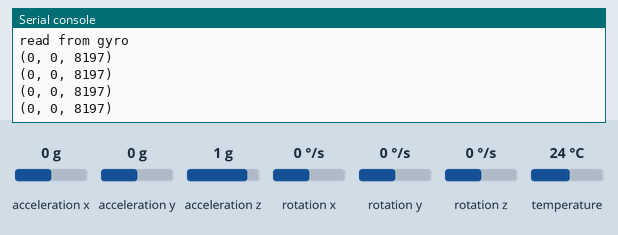
Bench run of a program on a simulated MicroPython board. Shown: the last lines printed to the serial console. Inputs (shaded band) come from the test bench; at power-on: acceleration x 0 g, acceleration y 0 g, acceleration z 1 g, rotation x 0 °/s, rotation y 0 °/s, rotation z 0 °/s, temperature 24 °C.

Above: at 1.6 s.
1.7 s: acceleration x set to -1.4 g
At 2.13 s:
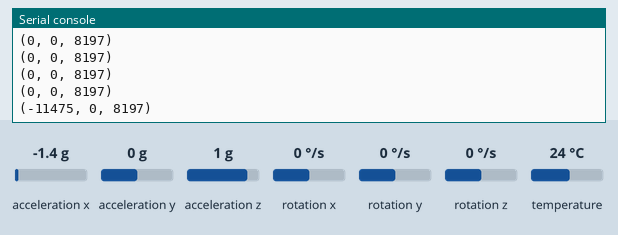
3.2 s: acceleration y set to -1.4 g
At 3.33 s:
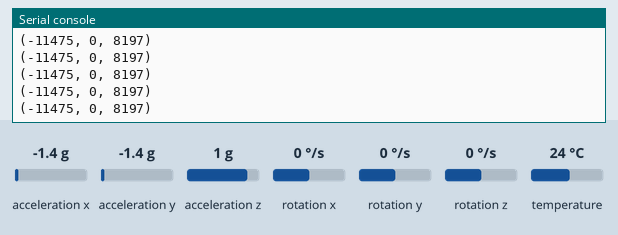
4.7 s: acceleration z set to -1.4 g
At 4.84 s:
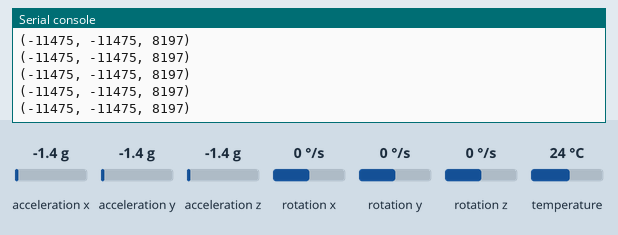

The program:

i2c_test_1.py
```python
#https://www.pololu.com/file/0J1087/LSM6DS33.pdf
#https://github.com/jposada202020/MicroPython_LSM6DSOX/blob/master/micropython_lsm6dsox/lsm6dsox.py

from machine import Pin, I2C
import struct, time

LSM = 0x6A

i2c = I2C(0, scl=Pin(5), sda=Pin(4), freq=100000)
print([hex(i) for i in i2c.scan()])

ID = i2c.readfrom_mem(LSM, 0x0F, 1)
time.sleep(0.2)
ID = struct.unpack('<b',ID)[0]

rate = {'done': 0b0000,'12.5':0b0001,'26':0b0010,'52':0b0011,'104':0b0100,'208':0b0101,'416':0b0110,'833':0b0111,'1.66k':0b1000,'3.33k':0b1001,'6.66k':0b1010,'1.6':0b1011}
anti_alias = {'400':0b00,'200':0b01,'100': 0b10, '50':0b11}
XL_range = {'2g':0b00,'4g':0b10,'8g':0b11, '16g':0b01}
G_range = {'250':0b00, '500':0b01,'1000':0b10,'2000':0b11}
G_125_fullscale = 0

XLfactor = (0.061, 0.488, 0.122, 0.244)
Gfactor = (8.75, 17.50, 35.0, 70.0)

# 58 = =high performance, +/- 4g
XL = (rate['208']<<4) + (XL_range['4g']<<2) + anti_alias['400']
i2c.writeto_mem(LSM, 0x10, struct.pack('>b',XL)) # enable accel

# 58 = high performance - 1000 dps
G = (rate['1.66k']<<4) + (G_range['1000']<<2) + (G_125_fullscale <<1) + 0
i2c.writeto_mem(LSM, 0x11, struct.pack('>b',G)) # enable gyro

time.sleep(0.2)

print("read from gyro")

temp = i2c.readfrom_mem(LSM, 0x20, 2)
temp = struct.unpack('<h',temp)[0]
temp /256 + 25.0

gyro = i2c.readfrom_mem(LSM, 0x22, 6)
gyro = struct.unpack('<hhh',gyro)

accel = i2c.readfrom_mem(LSM, 0x28, 6)
accel = struct.unpack('<hhh',accel)

while True:
    accel = i2c.readfrom_mem(LSM, 0x28, 6)
    accel = struct.unpack('<hhh',accel)
    print(accel)

    time.sleep(0.3)
```

Measured:
- after the input at 1.7 s, the serial console: prints a new line after 0.22 s (image 1)
